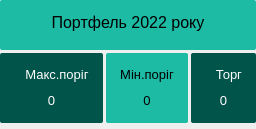
              <widget class="QFrame" name="frame">
               <property name="styleSheet">
                <string notr="true">padding-bottom:6px;
background-color: none</string>
               </property>
               <layout class="QVBoxLayout" name="verticalLayout_67">
                <property name="spacing">
                 <number>3</number>
                </property>
                <property name="leftMargin">
                 <number>0</number>
                </property>
                <property name="topMargin">
                 <number>0</number>
                </property>
                <property name="rightMargin">
                 <number>0</number>
                </property>
                <property name="bottomMargin">
                 <number>0</number>
                </property>
                <item>
                 <widget class="QLabel" name="label_11">
                  <property name="minimumSize">
                   <size>
                    <width>0</width>
                    <height>50</height>
                   </size>
                  </property>
                  <property name="font">
                   <font>
                    <pointsize>12</pointsize>
                    <weight>50</weight>
                    <italic>false</italic>
                    <bold>false</bold>
                   </font>
                  </property>
                  <property name="styleSheet">
                   <string notr="true">background-color: rgb(29, 187, 164);
border: none;
border-radius: 2px;
</string>
                  </property>
                  <property name="text">
                   <string>Портфель 2022 року</string>
                  </property>
                  <property name="alignment">
                   <set>Qt::AlignCenter</set>
                  </property>
                 </widget>
                </item>
                <item>
                 <layout class="QHBoxLayout" name="horizontalLayout_17">
                  <property name="spacing">
                   <number>3</number>
                  </property>
                  <item>
                   <widget class="QWidget" name="widget_31" native="true">
                    <property name="styleSheet">
                     <string notr="true">color: rgb(255, 255, 255);
background-color: rgb(0, 84, 74);
border-radius: 2px;
border: none;</string>
                    </property>
                    <layout class="QVBoxLayout" name="verticalLayout_68">
                     <item>
                      <widget class="QLabel" name="label_132">
                       <property name="font">
                        <font>
                         <pointsize>10</pointsize>
                         <weight>50</weight>
                         <italic>false</italic>
                         <bold>false</bold>
                        </font>
                       </property>
                       <property name="styleSheet">
                        <string notr="true">padding: 5px;</string>
                       </property>
                       <property name="text">
                        <string>   Макс.поріг</string>
                       </property>
                       <property name="alignment">
                        <set>Qt::AlignCenter</set>
                       </property>
                      </widget>
                     </item>
                     <item>
                      <widget class="QLabel" name="label_133">
                       <property name="font">
                        <font>
                         <pointsize>10</pointsize>
                         <weight>50</weight>
                         <italic>false</italic>
                         <bold>false</bold>
                        </font>
                       </property>
                       <property name="styleSheet">
                        <string notr="true"/>
                       </property>
                       <property name="text">
                        <string>0</string>
                       </property>
                       <property name="alignment">
                        <set>Qt::AlignCenter</set>
                       </property>
                      </widget>
                     </item>
                    </layout>
                   </widget>
                  </item>
                  <item>
                   <widget class="QWidget" name="widget_32" native="true">
                    <property name="styleSheet">
                     <string notr="true">background-color: rgb(29, 187, 164);
border: none;
border-radius: 2px;

</string>
                    </property>
                    <layout class="QVBoxLayout" name="verticalLayout_69">
                     <item>
                      <widget class="QLabel" name="label_136">
                       <property name="font">
                        <font>
                         <pointsize>10</pointsize>
                         <weight>50</weight>
                         <italic>false</italic>
                         <bold>false</bold>
                        </font>
                       </property>
                       <property name="styleSheet">
                        <string notr="true">padding: 5px;</string>
                       </property>
                       <property name="text">
                        <string>Мін.поріг</string>
                       </property>
                       <property name="alignment">
                        <set>Qt::AlignCenter</set>
                       </property>
                      </widget>
                     </item>
                     <item>
                      <widget class="QLabel" name="label_137">
                       <property name="font">
                        <font>
                         <pointsize>10</pointsize>
                         <weight>50</weight>
                         <italic>false</italic>
                         <bold>false</bold>
                        </font>
                       </property>
                       <property name="styleSheet">
                        <string notr="true"/>
                       </property>
                       <property name="text">
                        <string>0</string>
                       </property>
                       <property name="alignment">
                        <set>Qt::AlignCenter</set>
                       </property>
                      </widget>
                     </item>
                    </layout>
                   </widget>
                  </item>
                  <item>
                   <widget class="QWidget" name="widget_33" native="true">
                    <property name="styleSheet">
                     <string notr="true">color: rgb(255, 255, 255);
background-color: rgb(0, 84, 74);
border-radius: 2px;
border: none;</string>
                    </property>
                    <layout class="QVBoxLayout" name="verticalLayout_70">
                     <item>
                      <widget class="QLabel" name="label_139">
                       <property name="font">
                        <font>
                         <pointsize>10</pointsize>
                         <weight>50</weight>
                         <italic>false</italic>
                         <bold>false</bold>
                        </font>
                       </property>
                       <property name="styleSheet">
                        <string notr="true">padding: 5px;</string>
                       </property>
                       <property name="text">
                        <string>   Торг</string>
                       </property>
                       <property name="alignment">
                        <set>Qt::AlignCenter</set>
                       </property>
                      </widget>
                     </item>
                     <item>
                      <widget class="QLabel" name="label_141">
                       <property name="font">
                        <font>
                         <pointsize>10</pointsize>
                         <weight>50</weight>
                         <italic>false</italic>
                         <bold>false</bold>
                        </font>
                       </property>
                       <property name="styleSheet">
                        <string notr="true"/>
                       </property>
                       <property name="text">
                        <string>0</string>
                       </property>
                       <property name="alignment">
                        <set>Qt::AlignCenter</set>
                       </property>
                      </widget>
                     </item>
                    </layout>
                   </widget>
                  </item>
                 </layout>
                </item>
               </layout>
              </widget>
